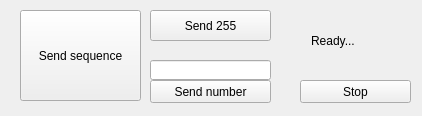
<?xml version="1.0" encoding="UTF-8"?>
<ui version="4.0">
 <class>MainWindow</class>
 <widget class="QMainWindow" name="MainWindow">
  <property name="geometry">
   <rect>
    <x>0</x>
    <y>0</y>
    <width>422</width>
    <height>116</height>
   </rect>
  </property>
  <property name="windowTitle">
   <string>Trigger Test</string>
  </property>
  <widget class="QWidget" name="centralwidget">
   <widget class="QPushButton" name="btn_sequence">
    <property name="geometry">
     <rect>
      <x>20</x>
      <y>10</y>
      <width>121</width>
      <height>91</height>
     </rect>
    </property>
    <property name="text">
     <string>Send sequence</string>
    </property>
   </widget>
   <widget class="QPushButton" name="btn_max">
    <property name="geometry">
     <rect>
      <x>150</x>
      <y>10</y>
      <width>121</width>
      <height>31</height>
     </rect>
    </property>
    <property name="text">
     <string>Send 255</string>
    </property>
   </widget>
   <widget class="QPushButton" name="btn_stop">
    <property name="geometry">
     <rect>
      <x>300</x>
      <y>80</y>
      <width>111</width>
      <height>23</height>
     </rect>
    </property>
    <property name="text">
     <string>Stop</string>
    </property>
   </widget>
   <widget class="QPushButton" name="btn_specific">
    <property name="geometry">
     <rect>
      <x>150</x>
      <y>80</y>
      <width>121</width>
      <height>23</height>
     </rect>
    </property>
    <property name="text">
     <string>Send number</string>
    </property>
   </widget>
   <widget class="QLineEdit" name="txt_code">
    <property name="geometry">
     <rect>
      <x>150</x>
      <y>60</y>
      <width>121</width>
      <height>20</height>
     </rect>
    </property>
   </widget>
   <widget class="QLabel" name="lbl_status">
    <property name="geometry">
     <rect>
      <x>306</x>
      <y>10</y>
      <width>101</width>
      <height>61</height>
     </rect>
    </property>
    <property name="styleSheet">
     <string notr="true">border: 1px #000 solid; padding: 2px;</string>
    </property>
    <property name="text">
     <string>Ready...</string>
    </property>
   </widget>
  </widget>
 </widget>
 <resources/>
 <connections/>
</ui>
